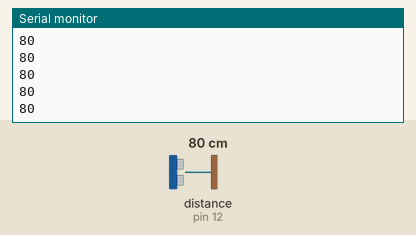
Recording of a sketch running on a simulated Arduino Uno, built with avr-gcc and run on an emulated ATmega328P. Shown: the last lines printed to the serial monitor. Wiring (inferred from the names in the program): ultrasonic range finder: trigger pin 11; echo pin 12. The test bench sets the inputs (shaded band); at power-on: distance to the obstacle (sensor on pin 12) 80 cm. The echo pulse lasts 58.3 µs per cm.

Above: at 1.2 s.
1.3 s: distance to the obstacle (sensor on pin 12) set to 2 cm
At 2.2 s:
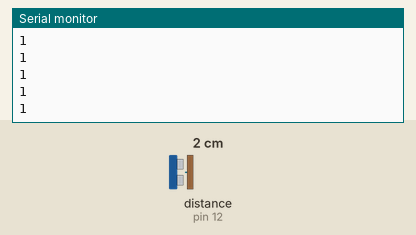
2.8 s: distance to the obstacle (sensor on pin 12) set to 4 cm
At 3.9 s:
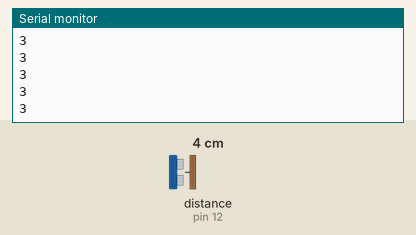
Timing chart, 0 to 5.8 s (numbered marks = the images above; inputs shaded):
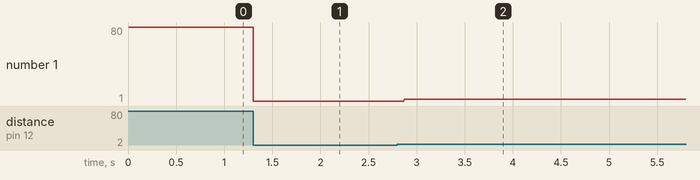

The sketch:

Ultrasonic.ino
```cpp
int trig = 11, echo = 12, data, distance = 0;
void setup() {
  // put your setup code here, to run once:
  pinMode(trig, OUTPUT);
  pinMode(echo, INPUT);
  Serial.begin(9600);

}

void loop(){
  // put your main code here, to run repeatedly:
  delayMicroseconds(2); // delay to prevent ultrasensor overheat
  digitalWrite(trig, HIGH);
  delayMicroseconds(10);
  digitalWrite(trig, LOW);

  // read signal
  data = pulseIn(echo, HIGH, 5800);
  distance = data / 58;

  Serial.println(distance);


}
```

Measured:
- after the input at 1.3 s, the serial monitor: prints a new line at once (image 1)
- after the input at 2.8 s, the serial monitor: prints a new line after 0.07 s (image 2)
- plotted number 1: 80 → 1 after the input at 1.3 s, 1 → 3 after the input at 2.8 s
